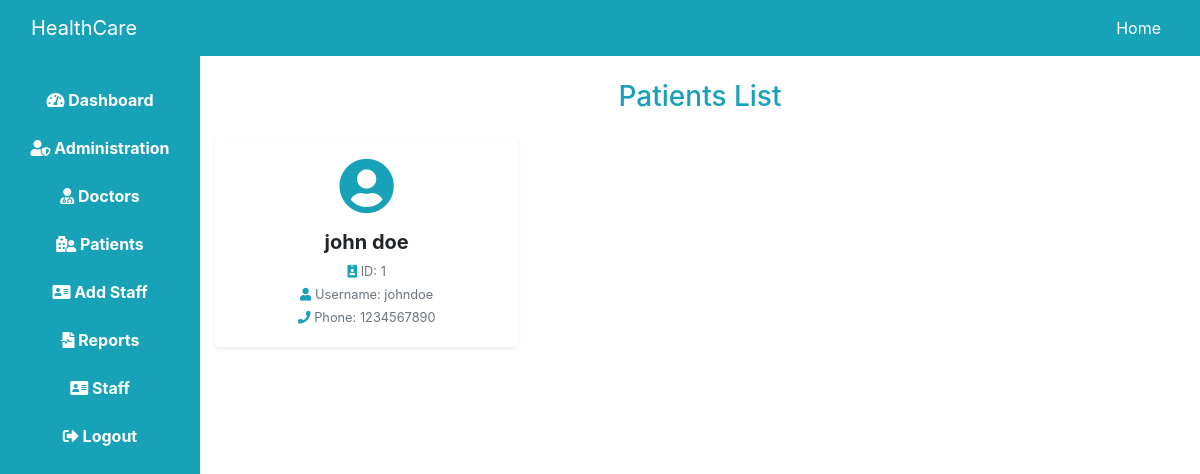
The page /admin/view.php on the database its author committed.
### tables this page shows
CREATE TABLE `patient` (
  `id` int(11) NOT NULL,
  `full_name` varchar(255) NOT NULL,
  `phone` varchar(20) NOT NULL,
  `email` varchar(255) NOT NULL,
  `emergency_contact` varchar(20) NOT NULL,
  `refNumber` varchar(50) NOT NULL,
  `age` int(11) NOT NULL,
  `dob` date NOT NULL,
  `religion` varchar(50) NOT NULL,
  `marital_status` varchar(50) NOT NULL,
  `blood_group` varchar(5) NOT NULL,
  `username` varchar(100) NOT NULL,
  `gender` enum('Male','Female','Others') NOT NULL,
  `division` varchar(100) NOT NULL,
  `district` varchar(100) NOT NULL,
  `password` varchar(255) NOT NULL
);

### admin/view.php (the view, shortened to what this page needs)
<!DOCTYPE html>
<html lang="en">
<head>
    <link rel="stylesheet" href="https://stackpath.bootstrapcdn.com/bootstrap/4.5.0/css/bootstrap.min.css">
    <link rel="stylesheet" href="https://stackpath.bootstrapcdn.com/bootstrap/4.5.0/css/bootstrap.min.css">
    <link rel="stylesheet" href="https://cdnjs.cloudflare.com/ajax/libs/font-awesome/6.5.1/css/all.min.css">
</head>
<body>
<div>
    <?php
        include("header.php");
        include("../include/connection.php");
    ?>
</div>
<div class="container-fluid">
    <div class="row">
        <div class="col-md-2 p-0">
                <div class="sidebar" id="sidebar">
                    <a href="index.php" id="dashboardLink"><i class="fas fa-tachometer-alt"></i> Dashboard</a>
                    <a href="admin.php" id="adminLink"><i class="fas fa-user-shield"></i> Administration</a>
                    <a href="doctor.php" id="doctorLink"><i class="fas fa-user-md"></i> Doctors</a>
                    <a href="patient.php" id="patientLink"><i class="fas fa-hospital-user"></i> Patients</a>
                    <a href="job_request.php" id="staffLink"><i class="fas fa-address-card"></i> Add Staff</a>
                    <a href="report.php"><i class="fas fa-file-medical-alt"></i> Reports</a>
                    <a href="staff.php"><i class="fas fa-address-card"></i> Staff</a>
                    <a href="../login/logout.php"><i class="fas fa-sign-out-alt"></i> Logout</a>
                </div>
            </div>
<div class="col-md-10">
    <div class="row justify-content-center">
        <div class="col-md-12">
            <h3 class="text-center my-4 " style="color: #17a2b8;">Patients List</h3>
            <?php
            $query = "SELECT * FROM patient";
            $res = mysqli_query($connect, $query);
            if (mysqli_num_rows($res) > 0) {
                echo '<div class="row">';
                while ($row = mysqli_fetch_array($res)) {
                    ?>
                    <div class="col-md-6 col-lg-4 mb-4">
                        <div class="card shadow-sm border-0 rounded-3 h-100">
                            <div class="card-body text-center">
                                <div class="mb-3">
                                    <i class="fas fa-user-circle" style="font-size: 3.5rem; color: #17a2b8;"></i>
                                </div>
                                <h5 class="card-title mb-2"><?php echo htmlspecialchars($row['full_name']); ?></h5>
                                <p class="card-text small text-muted mb-1"><i class="fas fa-id-badge"></i> ID: <?php echo htmlspecialchars($row['id']); ?></p>
                                <p class="card-text small text-muted mb-1"><i class="fas fa-user"></i> Username: <?php echo htmlspecialchars($row['username']); ?></p>
                                <p class="card-text small text-muted"><i class="fas fa-phone"></i> Phone: <?php echo htmlspecialchars($row['phone']); ?></p>
                            </div>
                        </div>
                    </div>
                    <?php
                }
                echo '</div>';
            } else {
                echo "<h6 class='text-center text-danger'>No Patients Found</h6>";
            }
            ?>
        </div>
    </div>
</div>
</div>
    </div>
</body>
</html>

### admin/view.php (style rules this page uses)
.sidebar { height: 100vh; background: #17a2b8; padding-top: 20px; transition: 0.3s; }
.sidebar a { display: block; padding: 12px; color: white; text-decoration: none; transition: 0.3s; font-weight: bold; text-align: center; }
.card { background: #fff; transition: 0.3s; }
.card-title { font-weight: bold; }
.card-text i { color: #17a2b8; }

### rows shown on the page
patient: full_name "john doe", id "1", username "johndoe", phone "1234567890"
